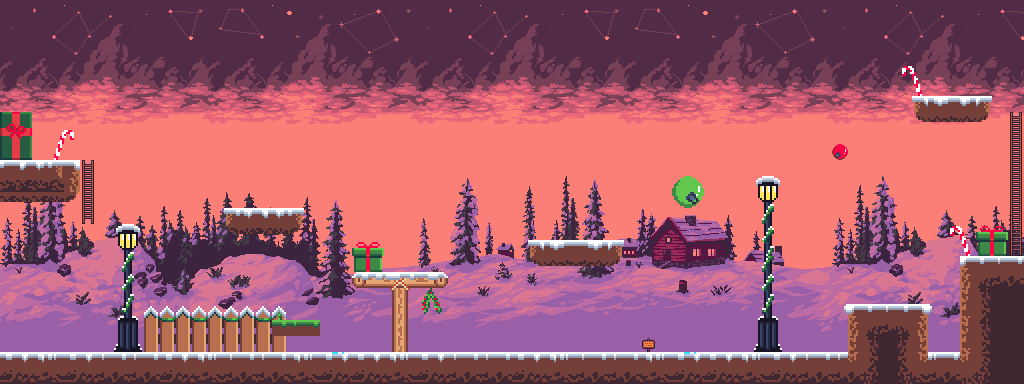

Rendered tile map (Tiled .tmx) drawn with the repository's tilesets; below, a short description and the map source with its tile grids summarised:
An orthogonal 64x24 tile map with 16x16 px tiles, 5 tile layers (Background 2, Background 1, LadderLayer, signLayer, ...), 7 tilesets and 59 objects (3x powerup, enemy, page).

<map version="1.10" tiledversion="1.11.0" orientation="orthogonal" renderorder="right-down" width="64" height="24" tilewidth="16" tileheight="16" infinite="0" nextlayerid="21" nextobjectid="308">
 <editorsettings>
  <export target="wintermap.tmx" format="tmx" />
 </editorsettings>
 <tileset firstgid="1" source="tilesets/Sample.tsx" />
 <tileset firstgid="1025" source="tilesets/sky.tsx" />
 <tileset firstgid="1441" source="tilesets/mid-layer-b.tsx" />
 <tileset firstgid="1701" source="tilesets/mid-layer-a.tsx" />
 <tileset firstgid="1961" source="tilesets/Props.tsx" />
 <tileset firstgid="2217" source="tilesets/prop-sheet.tsx" />
 <tileset firstgid="2622" source="tilesets/sheet.tsx" />
 <layer id="2" name="Background 2" width="64" height="24">
  <data>[1536 cells, 1536 non-empty, 421 distinct tile ids]</data>
 </layer>
 <layer id="3" name="Background 1" width="64" height="24">
  <data>[1536 cells, 640 non-empty, 520 distinct tile ids]</data>
 </layer>
 <layer id="6" name="LadderLayer" width="64" height="24">
  <data>[1536 cells, 89 non-empty, 48 distinct tile ids]</data>
 </layer>
 <layer id="15" name="signLayer" width="64" height="24">
  <data>[1536 cells, 1 non-empty, 1 distinct tile ids]</data>
 </layer>
 <objectgroup id="16" name="Signs">
  <object id="234" x="640" y="336" width="16" height="16">
   <properties>
    <property name="Text" value="Achtung! Starker Gegner voraus" />
   </properties>
  </object>
 </objectgroup>
 <layer id="1" name="GroundLayer" width="64" height="24">
  <data>[1536 cells, 801 non-empty, 175 distinct tile ids]</data>
 </layer>
 <objectgroup id="14" name="End">
  <object id="152" x="0" y="112" width="32" height="48" />
 </objectgroup>
 <objectgroup id="8" name="Ladder">
  <object id="48" x="80" y="160" width="16" height="64" />
  <object id="49" x="1008" y="112" width="16" height="144" />
 </objectgroup>
 <objectgroup id="19" name="Schalter">
  <object id="252" template="object-templates/Schalter.tx" x="976" y="96" />
 </objectgroup>
 <objectgroup id="9" name="Ground">
  <object id="59" x="0" y="352" width="848" />
  <object id="70" x="976" y="232" width="31.6667" height="24" />
  <object id="71" x="756.667" y="178" width="21.6667" height="22.3333" />
  <object id="72" x="117.333" y="225.667" width="19.6667" height="24" />
  <object id="100" x="928" y="352" width="32" />
  <object id="118" x="672" y="176" width="32" height="32" />
  <object id="119" x="832" y="144" width="16" height="16" />
  <object id="121" x="0" y="352" width="1024" height="32" />
  <object id="123" x="848" y="304" width="80" height="48" />
  <object id="124" x="960" y="256" width="64" height="96" />
  <object id="156" x="224" y="208" width="80" height="32" />
  <object id="163" x="912" y="96" width="80" height="32" />
  <object id="164" x="528" y="240" width="96" height="32" />
  <object id="165" x="0" y="160" width="80" height="48" />
  <object id="166" x="352" y="272" width="96" height="16" />
  <object id="168" x="352" y="248.182" width="32" height="23.8182" />
  <object id="304" x="272" y="320" width="48" height="16" />
 </objectgroup>
 <objectgroup id="10" name="Walls">
  <object id="97" x="848" y="304" height="48" />
  <object id="98" x="928" y="304" height="48" />
  <object id="99" x="960" y="256" height="96" />
  <object id="101" x="0" y="0" height="352" />
  <object id="102" x="1024" y="0" height="256" />
  <object id="169" x="384" y="256" height="16" />
 </objectgroup>
 <objectgroup id="19" name="Brick">
  <object id="298" template="object-templates/Brick.tx" x="736" y="256" />
 </objectgroup>
 <objectgroup id="11" name="Enemies">
  <properties>
   <property name="type" value="" />
  </properties>
  <object id="140" template="object-templates/patrollingEnemy.tx" type="enemy" x="576" y="224" />
  <object id="244" template="object-templates/patrollingEnemy.tx" x="256" y="192">
   <properties>
    <property name="type" value="cat" />
   </properties>
  </object>
 </objectgroup>
 <objectgroup id="13" name="Items">
  <object id="151" template="object-templates/page.tx" type="page" x="80" y="336" />
  <object id="199" template="object-templates/page.tx" x="944" y="336">
   <properties>
    <property name="ID" type="int" value="9" />
   </properties>
  </object>
  <object id="200" template="object-templates/page.tx" x="464.25" y="305.25">
   <properties>
    <property name="ID" type="int" value="4" />
   </properties>
  </object>
  <object id="201" template="object-templates/page.tx" x="480.25" y="289.25">
   <properties>
    <property name="ID" type="int" value="5" />
   </properties>
  </object>
  <object id="202" template="object-templates/page.tx" x="496.25" y="289.25">
   <properties>
    <property name="ID" type="int" value="6" />
   </properties>
  </object>
  <object id="203" template="object-templates/page.tx" x="512.25" y="289.25">
   <properties>
    <property name="ID" type="int" value="7" />
   </properties>
  </object>
  <object id="204" template="object-templates/page.tx" x="528.25" y="305.25">
   <properties>
    <property name="ID" type="int" value="8" />
   </properties>
  </object>
  <object id="211" template="object-templates/page.tx" x="192" y="320">
   <properties>
    <property name="ID" type="int" value="1" />
   </properties>
  </object>
  <object id="212" template="object-templates/page.tx" x="208" y="320">
   <properties>
    <property name="ID" type="int" value="2" />
   </properties>
  </object>
  <object id="213" template="object-templates/page.tx" x="224" y="320">
   <properties>
    <property name="ID" type="int" value="3" />
   </properties>
  </object>
  <object id="222" template="object-templates/page.tx" x="944" y="64">
   <properties>
    <property name="ID" type="int" value="10" />
   </properties>
  </object>
  <object id="223" template="object-templates/page.tx" x="752" y="160">
   <properties>
    <property name="ID" type="int" value="12" />
   </properties>
  </object>
  <object id="224" template="object-templates/page.tx" x="768" y="160">
   <properties>
    <property name="ID" type="int" value="11" />
   </properties>
  </object>
  <object id="225" template="object-templates/page.tx" x="544" y="208">
   <properties>
    <property name="ID" type="int" value="15" />
   </properties>
  </object>
  <object id="226" template="object-templates/page.tx" x="560" y="208">
   <properties>
    <property name="ID" type="int" value="14" />
   </properties>
  </object>
  <object id="227" template="object-templates/page.tx" x="576" y="208">
   <properties>
    <property name="ID" type="int" value="13" />
   </properties>
  </object>
  <object id="228" template="object-templates/page.tx" x="240" y="192">
   <properties>
    <property name="ID" type="int" value="18" />
   </properties>
  </object>
  <object id="229" template="object-templates/page.tx" x="272" y="192">
   <properties>
    <property name="ID" type="int" value="16" />
   </properties>
  </object>
  <object id="230" template="object-templates/page.tx" x="64" y="144">
   <properties>
    <property name="ID" type="int" value="19" />
   </properties>
  </object>
  <object id="231" template="object-templates/page.tx" x="256" y="176">
   <properties>
    <property name="ID" type="int" value="17" />
   </properties>
  </object>
  <object id="232" template="object-templates/ritalin.tx" type="powerup" x="32" y="288" />
  <object id="237" template="object-templates/gleiter.tx" type="powerup" x="912" y="80" />
  <object id="301" template="object-templates/hammer.tx" type="powerup" x="672" y="336" />
  <object id="303" template="object-templates/gleiter.tx" x="128" y="336" />
 </objectgroup>
 <objectgroup id="15" name="MovingPlatform">
  <object id="254" template="object-templates/GoalPosition.tx" x="717" y="70" />
  </objectgroup>
</map>
<!-- 3 of 59 objects omitted -->
